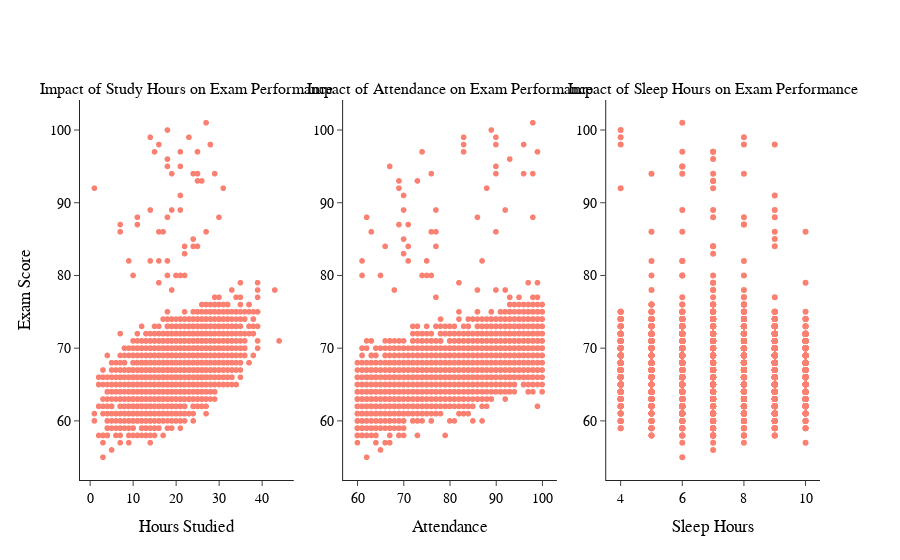

The cell this chart's notebook holds for it:
### Markdown cell above
<p align="left">
  <img src="Px plots\plot4.png">
  <br>
</p>

### Code cell
fig_1 = make_subplots(rows=1,cols=3,subplot_titles= (
    'Impact of Study Hours on Exam Performance','Impact of Attendance on Exam Performance','Impact of Sleep Hours on Exam Performance'))

fig_1.add_trace(go.Scattergl(
    x = student_Performance['Hours_Studied'],
    y = student_Performance['Exam_Score'],
    mode= 'markers',
    name = 'Hours Studied',
    marker_color = 'salmon'),
    row=1,col = 1)


fig_1.add_trace(go.Scattergl(
    x = student_Performance['Attendance'],
    y = student_Performance['Exam_Score'],
    mode= 'markers',
    name = 'Attrndance',
    marker_color = 'salmon'),            
    row=1,col=2)

fig_1.add_trace(go.Scatter(
    x=student_Performance['Sleep_Hours'],
    y=student_Performance['Exam_Score'],
    mode='markers',
    name = 'Sleep Hours',
    marker_color = 'salmon'),
    row=1,col=3)


fig_1.update_layout(
    template = 'simple_white',
    showlegend = False,
    font = dict(family = 'Arial',size = 14 ,color = 'black')
)



fig_1.update_xaxes(title_text = 'Hours Studied',row=1,col=1)
fig_1.update_yaxes(title_text = 'Exam Score' ,row=1,col =1)

fig_1.update_xaxes(title_text = 'Attendance' ,row=1,col=2)
fig_1.update_yaxes(title_text = 'Exam Score' ,row=1,col =1)

fig_1.update_xaxes(title_text = 'Sleep Hours' ,row=1,col=3)
fig_1.update_yaxes(title_text = 'Exam Score' ,row=1,col =1)

### Figure 1 — Plotly figure (JSON) as saved in the notebook; plotly's stock layout.template omitted (floating-point values rounded to 4 significant figures; data arrays with more than 128 entries replaced by an {"elided": "..."} marker saying what was removed)
{"data": [{"marker": {"color": "salmon"}, "mode": "markers", "name": "Hours Studied", "type": "scattergl", "x": {"elided": "6607 int values"}, "xaxis": "x", "y": {"elided": "6607 int values"}, "yaxis": "y"}, {"marker": {"color": "salmon"}, "mode": "markers", "name": "Attrndance", "type": "scattergl", "x": {"elided": "6607 int values"}, "xaxis": "x2", "y": {"elided": "6607 int values"}, "yaxis": "y2"}, {"marker": {"color": "salmon"}, "mode": "markers", "name": "Sleep Hours", "type": "scatter", "x": {"elided": "6607 int values"}, "xaxis": "x3", "y": {"elided": "6607 int values"}, "yaxis": "y3"}], "layout": {"annotations": [{"font": {"size": 16}, "showarrow": false, "text": "Impact of Study Hours on Exam Performance", "x": 0.1444, "xanchor": "center", "xref": "paper", "y": 1, "yanchor": "bottom", "yref": "paper"}, {"font": {"size": 16}, "showarrow": false, "text": "Impact of Attendance on Exam Performance", "x": 0.5, "xanchor": "center", "xref": "paper", "y": 1, "yanchor": "bottom", "yref": "paper"}, {"font": {"size": 16}, "showarrow": false, "text": "Impact of Sleep Hours on Exam Performance", "x": 0.8556, "xanchor": "center", "xref": "paper", "y": 1, "yanchor": "bottom", "yref": "paper"}], "font": {"color": "black", "family": "Arial", "size": 14}, "showlegend": false, "xaxis": {"anchor": "y", "domain": [0, 0.2889], "title": {"text": "Hours Studied"}}, "xaxis2": {"anchor": "y2", "domain": [0.3556, 0.6444], "title": {"text": "Attendance"}}, "xaxis3": {"anchor": "y3", "domain": [0.7111, 1], "title": {"text": "Sleep Hours"}}, "yaxis": {"anchor": "x", "domain": [0, 1], "title": {"text": "Exam Score"}}, "yaxis2": {"anchor": "x2", "domain": [0, 1]}, "yaxis3": {"anchor": "x3", "domain": [0, 1]}}}
